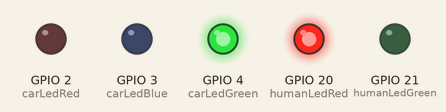
Recording of a program running on a simulated Raspberry Pi (BCM pin numbers). Parts: output pins drawn as LEDs (lit = HIGH).

Above: at 1.5 s.
At 3.5 s:
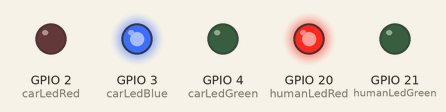
At 5.5 s:
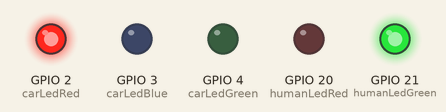
Timing chart, 0 to 9.1 s (numbered marks = the images above):
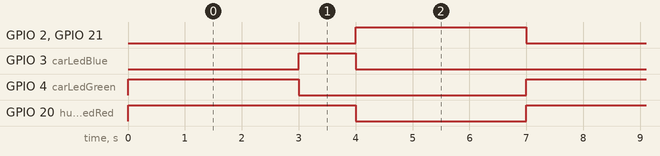

The program:

1________________.py
```python
from gpiozero import LED
from time import sleep #시간 지연 기능을 위한 라이브러리

carLedRed = 2 #차량용 빨강
carLedBlue = 3 #차량용 파랑(노랑)
carLedGreen = 4 #차량용 초록
humanLedRed = 20 #보행자용 빨강
humanLedGreen = 21 #보행자용 초록

carLedRed = LED(2)
carLedBlue = LED(3)
carLedGreen = LED(4)
humanLedRed = LED(20)
humanLedGreen = LED(21)

try:
    while 1:
        #차량 초록(ON), 보행자 빨강(ON)
        carLedRed.value = 0
        carLedBlue.value = 0
        carLedGreen.value = 1
        humanLedRed.value = 1
        humanLedGreen.value = 0
        sleep(3.0) #3초 대기
        #차량 파랑(노랑)(ON), 보행자 빨강 유지(ON)
        carLedRed.value = 0
        carLedBlue.value = 1
        carLedGreen.value = 0
        humanLedRed.value = 1
        humanLedGreen.value = 0
        sleep(1.0) #1초 대기
        #차량 빨강(ON), 보행자 초록(ON)
        carLedRed.value = 1
        carLedBlue.value = 0
        carLedGreen.value = 0
        humanLedRed.value = 0
        humanLedGreen.value = 1
        sleep(3.0) #3초 대기

except KeyboardInterrupt:
    pass #Ctrl + C 입력 시 루프를 종료하고 아래 코드로 이동

#프로그램 종료 시 모든 LED OFF
carLedRed.value = 0
carLedBlue.value = 0
carLedGreen.value = 0
humanLedRed.value = 0
humanLedGreen.value = 0
```

Measured:
- by itself, GPIO 2 (carLedRed), GPIO 4 (carLedGreen), GPIO 21 (humanLedGreen): alternates HIGH for 3.0 s and LOW for 4.0 s
- by itself, GPIO 3 (carLedBlue): alternates HIGH for 1.0 s and LOW for 6.0 s
- by itself, GPIO 20 (humanLedRed): alternates HIGH for 4.0 s and LOW for 3.0 s
